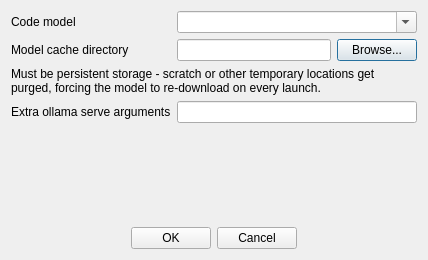
<?xml version="1.0" encoding="UTF-8"?>
<ui version="4.0">
 <class>codemodel_prop_form</class>
 <widget class="QDialog" name="codemodel_prop_form">
  <property name="windowModality">
   <enum>Qt::ApplicationModal</enum>
  </property>
  <property name="geometry">
   <rect>
    <x>0</x>
    <y>0</y>
    <width>428</width>
    <height>260</height>
   </rect>
  </property>
  <property name="windowTitle">
   <string>Code model job properties</string>
  </property>
  <property name="modal">
   <bool>true</bool>
  </property>
  <layout class="QVBoxLayout" name="verticalLayout_2">
   <item>
    <widget class="QFrame" name="control_frame">
     <property name="frameShape">
      <enum>QFrame::NoFrame</enum>
     </property>
     <property name="frameShadow">
      <enum>QFrame::Raised</enum>
     </property>
     <layout class="QVBoxLayout" name="verticalLayout">
      <property name="leftMargin">
       <number>0</number>
      </property>
      <property name="topMargin">
       <number>0</number>
      </property>
      <property name="rightMargin">
       <number>0</number>
      </property>
      <property name="bottomMargin">
       <number>0</number>
      </property>
      <item>
       <layout class="QGridLayout" name="gridLayout">
        <item row="0" column="0">
         <widget class="QLabel" name="model_label">
          <property name="text">
           <string>Code model</string>
          </property>
         </widget>
        </item>
        <item row="0" column="1">
         <widget class="QComboBox" name="model_combo">
          <property name="editable">
           <bool>true</bool>
          </property>
          <property name="toolTip">
           <string>Pick a popular code model, or type any other Ollama model tag</string>
          </property>
         </widget>
        </item>
        <item row="1" column="0">
         <widget class="QLabel" name="models_dir_label">
          <property name="text">
           <string>Model cache directory</string>
          </property>
         </widget>
        </item>
        <item row="1" column="1">
         <layout class="QHBoxLayout" name="models_dir_layout">
          <item>
           <widget class="QLineEdit" name="models_dir_edit"/>
          </item>
          <item>
           <widget class="QPushButton" name="browse_models_dir_button">
            <property name="text">
             <string>Browse...</string>
            </property>
           </widget>
          </item>
         </layout>
        </item>
        <item row="2" column="0" colspan="2">
         <widget class="QLabel" name="models_dir_note_label">
          <property name="text">
           <string>Must be persistent storage - scratch or other temporary locations get purged, forcing the model to re-download on every launch.</string>
          </property>
          <property name="wordWrap">
           <bool>true</bool>
          </property>
         </widget>
        </item>
        <item row="3" column="0">
         <widget class="QLabel" name="extra_args_label">
          <property name="text">
           <string>Extra ollama serve arguments</string>
          </property>
         </widget>
        </item>
        <item row="3" column="1">
         <widget class="QLineEdit" name="extra_args_edit"/>
        </item>
       </layout>
      </item>
     </layout>
    </widget>
   </item>
   <item>
    <spacer name="controlsButtonsSpacer">
     <property name="orientation">
      <enum>Qt::Vertical</enum>
     </property>
     <property name="sizeHint" stdset="0">
      <size>
       <width>20</width>
       <height>16</height>
      </size>
     </property>
    </spacer>
   </item>
   <item>
    <layout class="QHBoxLayout" name="horizontalLayout">
     <item>
      <spacer name="horizontalSpacer">
       <property name="orientation">
        <enum>Qt::Horizontal</enum>
       </property>
       <property name="sizeHint" stdset="0">
        <size>
         <width>40</width>
         <height>20</height>
        </size>
       </property>
      </spacer>
     </item>
     <item>
      <widget class="QPushButton" name="ok_button">
       <property name="text">
        <string>OK</string>
       </property>
      </widget>
     </item>
     <item>
      <widget class="QPushButton" name="cancel_button">
       <property name="text">
        <string>Cancel</string>
       </property>
      </widget>
     </item>
     <item>
      <spacer name="horizontalSpacer_2">
       <property name="orientation">
        <enum>Qt::Horizontal</enum>
       </property>
       <property name="sizeHint" stdset="0">
        <size>
         <width>40</width>
         <height>20</height>
        </size>
       </property>
      </spacer>
     </item>
    </layout>
   </item>
  </layout>
 </widget>
 <resources/>
 <connections/>
</ui>
